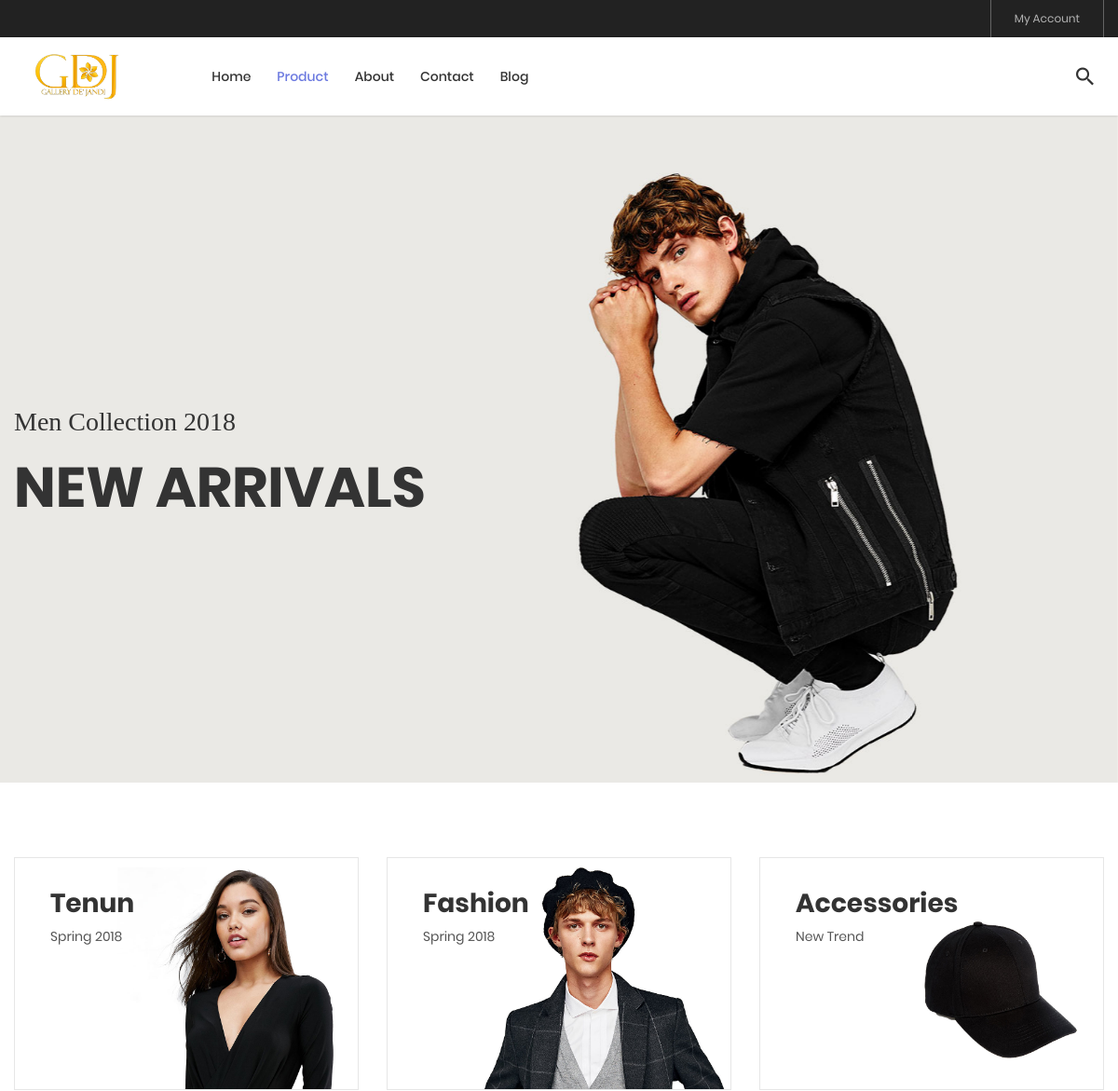
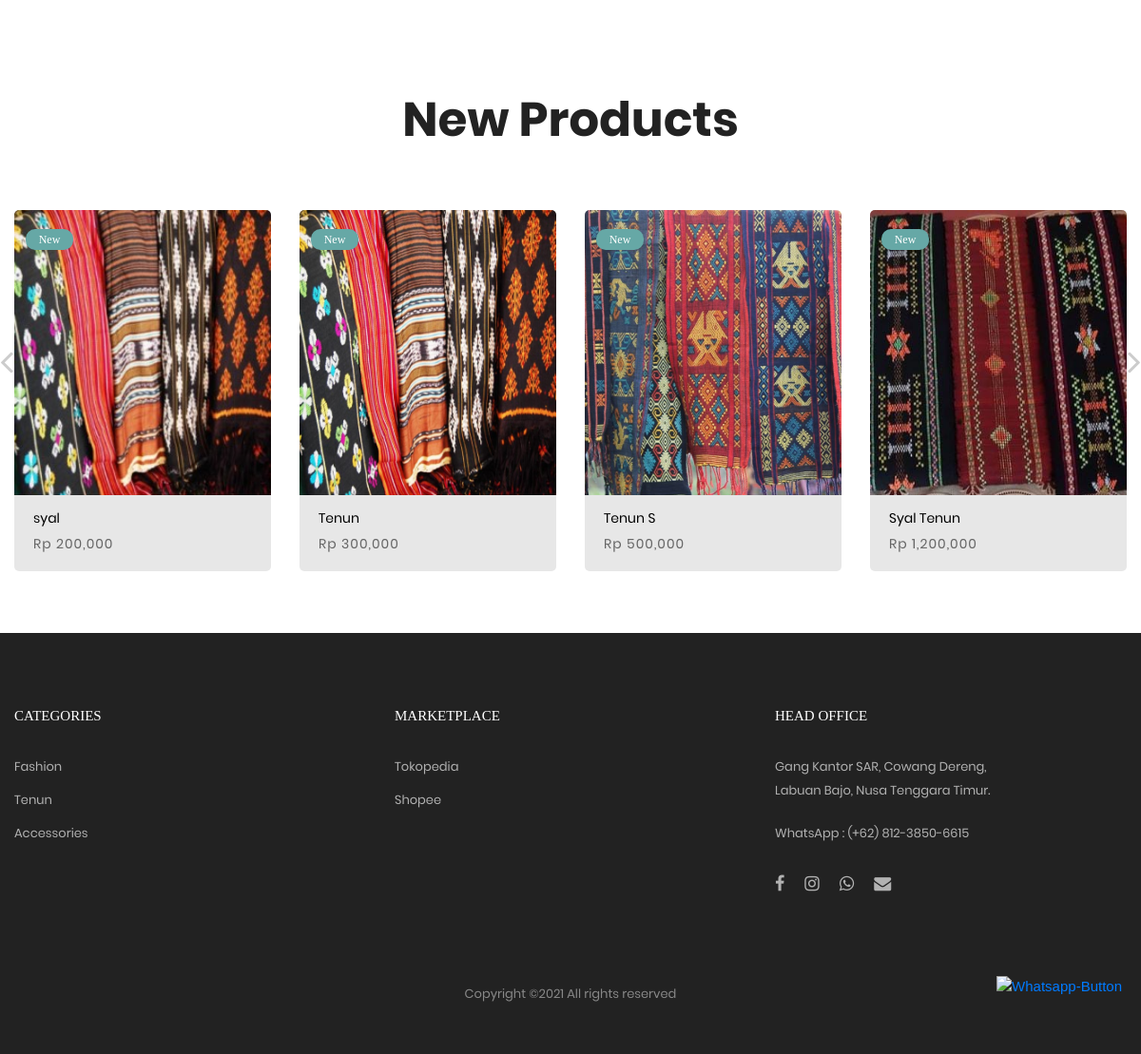
The page / on the database its author committed (2 pictures, top to bottom).
### tables this page shows
CREATE TABLE `produk` (
  `id_produk` int(3) NOT NULL,
  `nama_produk` varchar(45) NOT NULL,
  `id_kategori` int(2) NOT NULL,
  `harga` int(11) NOT NULL,
  `gambar` text NOT NULL,
  `deskripsi` text NOT NULL
);

CREATE TABLE `kategori` (
  `id_kategori` int(2) NOT NULL,
  `nama_kategori` varchar(35) NOT NULL
);

### home.php (the view, shortened to what this page needs)
<section class="section-slide">
	<div class="wrap-slick1 rs1-slick1">
		<div class="slick1">
			<div class="item-slick1" style="background-image: url(images/slide-03.jpg);">
				<div class="container h-full">
					<div class="flex-col-l-m h-full p-t-100 p-b-30">
						<div class="layer-slick1 animated visible-false" data-appear="fadeInDown" data-delay="0">
							<span class="ltext-202 cl2 respon2">
								Men Collection 2018
							</span>
						</div>
						<div class="layer-slick1 animated visible-false" data-appear="fadeInUp" data-delay="800">
							<h2 class="ltext-104 cl2 p-t-19 p-b-43 respon1">
								New arrivals
							</h2>
						</div>
					</div>
				</div>
			</div>
		</div>
	</div>
</section>
<div class="sec-banner bg0 p-t-80 p-b-50">
	<div class="container">
		<div class="row">
			<div class="col-md-6 col-xl-4 p-b-30 m-lr-auto">
				<div class="block1 wrap-pic-w">
					<img src="images/banner-01.jpg" alt="IMG-BANNER">
					<a href="?m=product&id_kategori=1" class="block1-txt ab-t-l s-full flex-col-l-sb p-lr-38 p-tb-34 trans-03 respon3">
						<div class="block1-txt-child1 flex-col-l">
							<span class="block1-name ltext-102 trans-04 p-b-8">
								Tenun
							</span>
							<span class="block1-info stext-102 trans-04">
								Spring 2018
							</span>
						</div>
					</a>
				</div>
			</div>
			<div class="col-md-6 col-xl-4 p-b-30 m-lr-auto">
				<div class="block1 wrap-pic-w">
					<img src="images/banner-02.jpg" alt="IMG-BANNER">
					<a href="?m=product&id_kategori=2" class="block1-txt ab-t-l s-full flex-col-l-sb p-lr-38 p-tb-34 trans-03 respon3">
						<div class="block1-txt-child1 flex-col-l">
							<span class="block1-name ltext-102 trans-04 p-b-8">
								Fashion
							</span>
							<span class="block1-info stext-102 trans-04">
								Spring 2018
							</span>
						</div>
					</a>
				</div>
			</div>
			<div class="col-md-6 col-xl-4 p-b-30 m-lr-auto">
				<div class="block1 wrap-pic-w">
					<img src="images/banner-03.jpg" alt="IMG-BANNER">
					<a href="?m=product&id_kategori=3" class="block1-txt ab-t-l s-full flex-col-l-sb p-lr-38 p-tb-34 trans-03 respon3">
						<div class="block1-txt-child1 flex-col-l">
							<span class="block1-name ltext-102 trans-04 p-b-8">
								Accessories
							</span>
							<span class="block1-info stext-102 trans-04">
								New Trend
							</span>
						</div>
					</a>
				</div>
			</div>
		</div>
	</div>
</div>
<section class="sec-product bg0 p-t-20 p-b-50">
	<div class="container">
		<div class="p-b-32">
			<h3 class="ltext-105 cl5 txt-center respon1">
				New Products
			</h3>
		</div>
		<div class="tab01">
				<?php
				$query = mysqli_query($koneksi, "SELECT * FROM kategori WHERE id_kategori ORDER BY id_kategori");
				while ($r = mysqli_fetch_object($query)) { ?>
					<li class="nav-item p-b-10">
						<a class="nav-link" data-toggle="tab" href="<?= $r->id_kategori ?>"><?= $r->nama_kategori ?></a>
					</li>
				<?php } ?>
			<div class="tab-content p-t-20">
				<div class="tab-pane fade show active" id="<?= $r->id_kategori ?>" role="tabpanel">
					<div class="wrap-slick2">
						<div class="slick2">
							<?php
							$query = mysqli_query($koneksi, "SELECT * FROM produk JOIN kategori ON kategori.id_kategori=produk.id_kategori WHERE (nama_produk LIKE '%$_GET[q]%') $where2 ORDER BY id_produk DESC");
							while ($row = mysqli_fetch_object($query)) { ?>
								<div class="item-slick2 p-l-15 p-r-15 p-t-15 p-b-15 col-12 col-lg-3">
									<div class="block2">
										<div id="blk2" class="block2-pic hov-img0 label-new" data-label="New">
											<a href="?m=product-detail&id_produk=<?= $row->id_produk ?>">
												<img src="asset/foto-produk/<?= $row->gambar; ?>" alt="">
											</a>
										</div>
										<div class="block2-txt flex-w flex-t p-t-14">
											<div class="block2-txt-child1 flex-col-l ">
												<a href="?m=product-detail&id_produk=<?= $row->id_produk ?>" class="stext-104 cl4 hov-cl1 trans-04 js-name-b2 p-b-6">
													<?= $row->nama_produk; ?>
												</a>
												<span class="stext-105 cl3">
													Rp <?= number_format($row->harga) ?>
												</span>
											</div>
										</div>
									</div>
								</div>
							<?php } ?>
						</div>
					</div>
				</div>
			</div>
		</div>
	</div>
</section>

### index.php (shortened to what this page needs)
<?php
include 'admin/koneksi.php';
?>
<!DOCTYPE html>
<html lang="en">
<head>
	<link rel="stylesheet" type="text/css" href="vendor/bootstrap/css/bootstrap.min.css">
	<link rel="stylesheet" type="text/css" href="fonts/font-awesome-4.7.0/css/font-awesome.min.css">
	<link rel="stylesheet" type="text/css" href="fonts/iconic/css/material-design-iconic-font.min.css">
	<link rel="stylesheet" type="text/css" href="fonts/linearicons-v1.0.0/icon-font.min.css">
	<link rel="stylesheet" type="text/css" href="vendor/animate/animate.css">
	<link rel="stylesheet" type="text/css" href="vendor/css-hamburgers/hamburgers.min.css">
	<link rel="stylesheet" type="text/css" href="vendor/animsition/css/animsition.min.css">
	<link rel="stylesheet" type="text/css" href="vendor/select2/select2.min.css">
	<link rel="stylesheet" type="text/css" href="vendor/daterangepicker/daterangepicker.css">
	<link rel="stylesheet" type="text/css" href="vendor/slick/slick.css">
	<link rel="stylesheet" type="text/css" href="vendor/MagnificPopup/magnific-popup.css">
	<link rel="stylesheet" type="text/css" href="vendor/perfect-scrollbar/perfect-scrollbar.css">
	<link rel="stylesheet" type="text/css" href="css/util.css">
	<link rel="stylesheet" type="text/css" href="css/main.css">
</head>
<body class="animisition">
	<header class="header-v4">
		<div class="container-menu-desktop">
			<div class="top-bar">
				<div class="content-topbar flex-sb-m h-full container">
					<div class="right-top-bar flex-w h-full">
						<a href="admin/index.php" class="flex-c-m trans-04 p-lr-25">
							My Account
						</a>
					</div>
				</div>
			</div>
			<div class="wrap-menu-desktop how-shadow1">
				<nav class="limiter-menu-desktop container">
					<a href="index.php" class="logo">
						<img src="images/icons/logo-jandi.png" alt="IMG-LOGO">
					</a>
					<div class="menu-desktop">
						<ul class="main-menu">
							<li>
								<a href="?m=home">Home</a>
							</li>
							<li class="active-menu">
								<a href="?m=product">Product</a>
							</li>
							<li>
								<a href="?m=about">About</a>
							</li>
							<li>
								<a href="?m=contact">Contact</a>
							</li>
							<li>
								<a href="blog.html">Blog</a>
							</li>
						</ul>
					</div>
					<div class="wrap-icon-header flex-w flex-r-m">
						<div class="icon-header-item cl2 hov-cl1 trans-04 p-l-22 p-r-11 js-show-modal-search">
							<i class="zmdi zmdi-search"></i>
						</div>
					</div>
				</nav>
			</div>
		</div>
	</header>
	<div class="content">
		<?php
		$mod = $_GET['m'];
		if ($mod == 'product') {
			include 'product.php';
		} else if ($mod == 'product-detail') {
			include 'product-detail.php';
		} else if ($mod == 'about') {
			include 'about.php';
		} else if ($mod == 'contact') {
			include 'contact.php';
		} else if ($mod == 'checkout') {
			include 'checkout.php';
		} else {
			include 'home.php';
		}
		?>
	</div>
	<footer class="bg3 p-t-75 p-b-32">
		<div class="container">
			<div class="row">
				<div class="col-12 col-lg-4 p-b-50">
					<h4 class="stext-301 cl0 p-b-30">
						Categories
					</h4>
					<ul>
						<?php
						$query = mysqli_query($koneksi, "SELECT * FROM kategori WHERE id_kategori ORDER BY id_kategori");
						while ($r = mysqli_fetch_object($query)) { ?>
							<li class="p-b-10">
								<a href="?m=product&id_kategori=<?= $r->id_kategori ?>" class="stext-107 cl7 hov-cl1 trans-04">
									<?= $r->nama_kategori ?>
								</a>
							</li>
						<?php } ?>
					</ul>
				</div>
				<div class="col-12 col-lg-4 p-b-50">
					<h4 class="stext-301 cl0 p-b-30">
						Marketplace
					</h4>
					<ul>
						<li class="p-b-10">
							<a href="#" class="stext-107 cl7 hov-cl1 trans-04">
								Tokopedia
							</a>
						</li>
						<li class="p-b-10">
							<a href="#" class="stext-107 cl7 hov-cl1 trans-04">
								Shopee
							</a>
						</li>
					</ul>
				</div>
				<div class="col-12 col-lg-4 p-b-50">
					<h4 class="stext-301 cl0 p-b-30">
						Head Office
					</h4>
					<p class="stext-107 cl7 size-201">
						Gang Kantor SAR, Cowang Dereng, Labuan Bajo, Nusa Tenggara Timur.
					</p>
					<p class="stext-107 cl7 size-201 p-t-20">
						WhatsApp : (+62) 812-3850-6615
					</p>
					<div class="p-t-27">
						<a href="" class="fs-18 cl7 hov-cl1 trans-04 m-r-16">
							<i class="fa fa-facebook"></i>
						</a>
						<a href="https://www.instagram.com/gallery_dejandi" class="fs-18 cl7 hov-cl1 trans-04 m-r-16">
							<i class="fa fa-instagram"></i>
						</a>
						<a href="https://api.whatsapp.com/send?phone=6281238506615" class="fs-18 cl7 hov-cl1 trans-04 m-r-16">
							<i class="fa fa-whatsapp"></i>
						</a>
						<a href="mailto:gallerydejandi@gmail.com" class="fs-18 cl7 hov-cl1 trans-04 m-r-16">
							<i class="fa fa-envelope"></i>
						</a>
					</div>
				</div>
			</div>
			<div class="p-t-40">
				<div class="flex-c-m flex-w p-b-18">
					<p class="stext-107 cl6 txt-center">
						Copyright &copy; All rights reserved
					</p>
				</div>
			</div>
	</footer>
	<div style="position:fixed;right:20px;bottom:60px;">
		<a href="https://api.whatsapp.com/send?phone=6285333437902">
			<img src="https://hantamo.com/free/whatsapp.svg" class="wa-btn" alt="Whatsapp-Button" height="50" />
		</a>
	</div>
</body>
</html>

### rows shown on the page
produk: gambar (picture), nama_produk "syal", harga "200,000"
produk: gambar (picture), nama_produk "Tenun", harga "300,000"
produk: gambar (picture), nama_produk "Tenun S", harga "500,000"
produk: gambar (picture), nama_produk "Syal Tenun", harga "1,200,000"
kategori: nama_kategori "Fashion"
kategori: nama_kategori "Tenun"
kategori: nama_kategori "Accessories"
